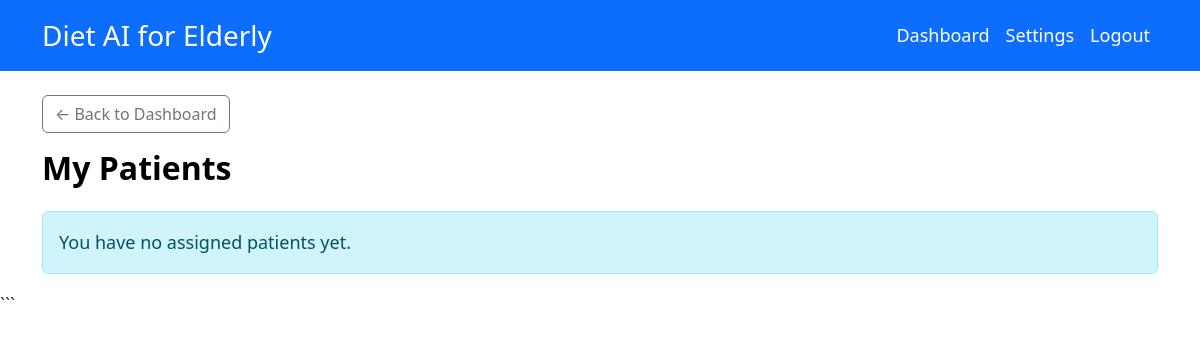
Page /pages/my-patients.php (signed in) on the earlier database version.
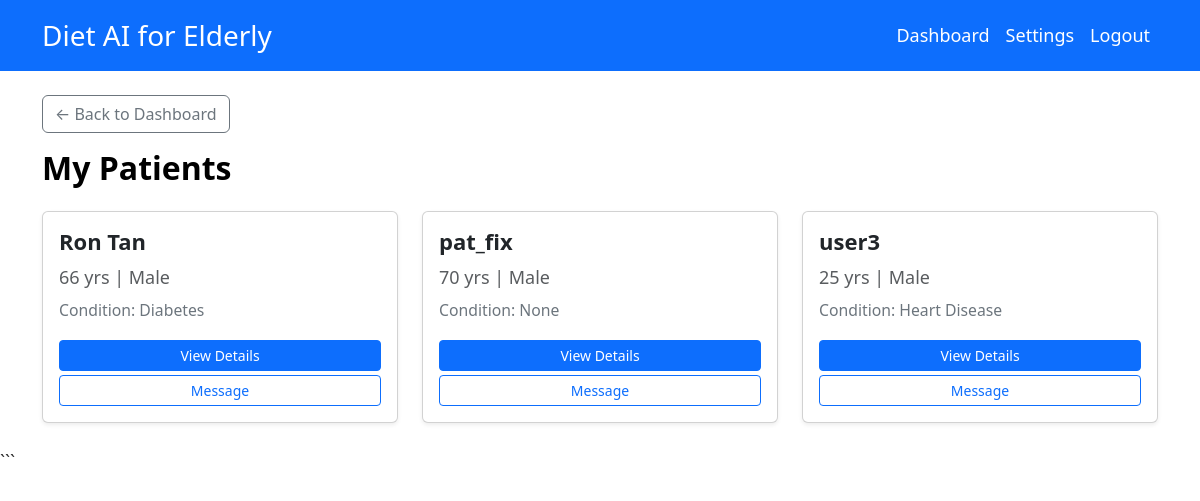
Same page on the later database version.
### tables this page shows
CREATE TABLE `users` (
  `userID` varchar(50) NOT NULL,
  `name` varchar(100) NOT NULL,
  `username` varchar(50) NOT NULL,
  `password` varchar(255) NOT NULL,
  `email` varchar(100) NOT NULL,
  `phoneNo` varchar(20) NOT NULL,
  `age` int(11) NOT NULL,
  `gender` enum('Male','Female','Other') NOT NULL,
  `role` enum('Admin','Dietitian','User','Caretaker') NOT NULL
);

### classes/Profile.php (called while the page is built, shortened)
<?php
class Profile
{
    private $pdo;
    private $elderlyID;
    public function __construct($pdo, $elderlyID = null)
    {
        $this->pdo = $pdo;
        $this->elderlyID = $elderlyID;
        if ($elderlyID) {
            $this->load();
        }
    }
    private function load()
    {
        $stmt = $this->pdo->prepare("
            SELECT p.*, u.age, u.gender
            FROM profiles p
            JOIN users u ON p.elderlyID = u.userID
            WHERE p.elderlyID = ?
        ");
        $stmt->execute([$this->elderlyID]);
        $data = $stmt->fetch();
        if ($data) {
            $this->healthCondition = json_decode($data['healthCondition'], true) ?? [];
        }
    }
}
?>

### pages/my-patients.php (the view, shortened to what this page needs)
<?php
require_once '../includes/db.php';
require_once '../classes/Profile.php';
$user = getCurrentUser();
$stmt = $pdo->prepare("
    SELECT u.*
    FROM users u
    JOIN elderly e ON u.userID = e.elderlyID
    WHERE e.assignedDietitianID = ?
");
$stmt->execute([$user->userID]);
$patients = $stmt->fetchAll();
include '../includes/header.php';
?>
<div class="row mb-3">
    <div class="col-12">
        <a href="dashboard.php" class="btn btn-outline-secondary mb-3">&larr; Back to Dashboard</a>
        <h2>My Patients</h2>
    </div>
</div>
<div class="row">
    <?php if (empty($patients)): ?>
        <div class="col-12">
            <div class="alert alert-info">You have no assigned patients yet.</div>
        </div>
    <?php else: ?>
        <?php foreach ($patients as $p):
            $profile = new Profile($pdo, $p['userID']);
            $conditions = implode(', ', $profile->healthCondition ?? []);
            ?>
            <div class="col-md-6 col-lg-4 mb-4">
                <div class="card shadow-sm h-100">
                    <div class="card-body">
                        <h5 class="card-title"><?= htmlspecialchars($p['name']) ?></h5>
                        <p class="card-text text-muted mb-1">
                            <i class="bi bi-person"></i> <?= $p['age'] ?> yrs | <?= $p['gender'] ?>
                        </p>
                        <p class="card-text mb-2">
                            <small class="text-secondary">Condition: <?= $conditions ?: 'None' ?></small>
                        </p>
                        <div class="d-grid mt-3">
                            <a href="patient-details.php?id=<?= $p['userID'] ?>" class="btn btn-primary btn-sm">View Details</a>
                            <a href="messages.php?chat_with=<?= $p['userID'] ?>"
                                class="btn btn-outline-primary btn-sm mt-1">Message</a>
                        </div>
                    </div>
                </div>
            </div>
        <?php endforeach; ?>
    <?php endif; ?>
</div>
<?php include '../includes/footer.php'; ?>

Differences in the rows shown:
now on this page (row unchanged): users: name "Ron Tan", age "66", gender "Male", conditions "Diabetes"
added users: name "pat_fix", age "70", gender "Male", conditions "None"
added users: name "user3", age "25", gender "Male", conditions "Heart Disease"
Other differences:
text no longer shown: "You have no assigned patients yet."
